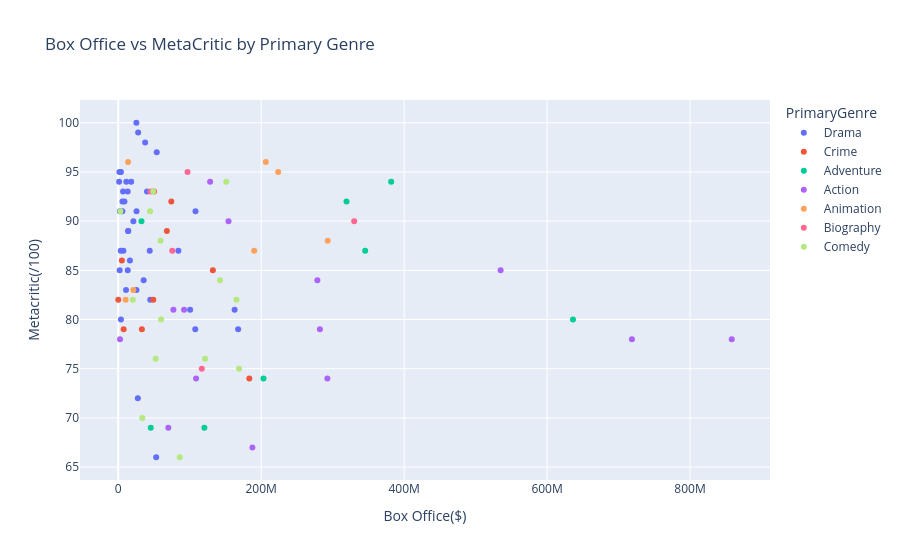

Notebook code for this chart:
### Code cell
# create scatter plot
fig = px.scatter(
    df_enriched,
    x="BoxOffice_clean",
    y="metacritic_clean",
    color="PrimaryGenre",
    hover_data=["Title", "Genre", "BoxOffice", "Runtime"],
    title="Box Office vs MetaCritic by Primary Genre",
    labels={"BoxOffice_clean": "Box Office($)", "metacritic_clean": "Metacritic(/100)"}
)

fig.show()

### Figure 1 — Plotly figure (JSON) as saved in the notebook; plotly's stock layout.template omitted (floating-point values rounded to 4 significant figures; data arrays with more than 128 entries replaced by an {"elided": "..."} marker saying what was removed)
{"data": [{"customdata": {"elided": "39x4 str values"}, "hovertemplate": "PrimaryGenre=Drama<br>Box Office($)=%{x}<br>Metacritic(/100)=%{y}<br>Title=%{customdata[0]}<br>Genre=%{customdata[1]}<br>BoxOffice=%{customdata[2]}<br>Runtime=%{customdata[3]}<extra></extra>", "legendgroup": "Drama", "marker": {"color": "#636efa", "symbol": "circle"}, "mode": "markers", "name": "Drama", "orientation": "v", "showlegend": true, "type": "scatter", "x": [53850000.0, 7220000.0, 40220000.0, 3511000.0, 27850000.0, 14000000.0, 100500000.0, 35550000.0, 3760000.0, 84110000.0, 5821000.0, 1659000.0, 18100000.0, 37650000.0, 21200000.0, 11330000.0, 44790000.0, 13840000.0, 8659000.0, 162800000.0, 108100000.0, 25540000.0, 44070000.0, 25570000.0, 2007000.0, 6774000.0, 1252000.0, 5904000.0, 13300000.0, 107800000.0, 25350000.0, 53090000.0, 167800000.0, 3767000.0, 16380000.0, 2352000.0, 13240000.0, 10870000.0, 27430000.0], "xaxis": "x", "y": [97.0, 87.0, 93.0, 87.0, 99.0, 89.0, 81.0, 84.0, 95.0, 87.0, 91.0, 95.0, 94.0, 98.0, 90.0, 94.0, 82.0, 89.0, 92.0, 81.0, 91.0, 83.0, 87.0, 91.0, 85.0, 93.0, 94.0, 92.0, 85.0, 79.0, 100.0, 66.0, 79.0, 80.0, 86.0, 91.0, 93.0, 83.0, 72.0], "yaxis": "y"}, {"customdata": [["No Country for Old Men", "Crime, Drama, Thriller", "$74,283,625", "122 min"], ["The Departed", "Crime, Drama, Thriller", "$132,399,394", "151 min"], ["City of God", "Crime, Drama", "$7,564,459", "130 min"], ["Zodiac", "Crime, Drama, Mystery", "$33,080,084", "157 min"], ["Memories of Murder", "Crime, Drama, Mystery", "$15,357", "132 min"], ["Ocean's Eleven", "Crime, Thriller", "$183,417,150", "116 min"], ["Uncut Gems", "Crime, Drama, Thriller", "$50,023,780", "135 min"], ["Michael Clayton", "Crime, Drama, Mystery", "$49,033,882", "119 min"], ["Anatomy of a Fall", "Crime, Drama, Thriller", "$5,076,369", "151 min"], ["Killers of the Flower Moon", "Crime, Drama, History", "$68,035,488", "206 min"]], "hovertemplate": "PrimaryGenre=Crime<br>Box Office($)=%{x}<br>Metacritic(/100)=%{y}<br>Title=%{customdata[0]}<br>Genre=%{customdata[1]}<br>BoxOffice=%{customdata[2]}<br>Runtime=%{customdata[3]}<extra></extra>", "legendgroup": "Crime", "marker": {"color": "#EF553B", "symbol": "circle"}, "mode": "markers", "name": "Crime", "orientation": "v", "showlegend": true, "type": "scatter", "x": [74280000.0, 132400000.0, 7564000.0, 33080000.0, 15360.0, 183400000.0, 50020000.0, 49030000.0, 5076000.0, 68040000.0], "xaxis": "x", "y": [92.0, 85.0, 79.0, 79.0, 82.0, 74.0, 93.0, 82.0, 86.0, 89.0], "yaxis": "y"}, {"customdata": [["Interstellar", "Adventure, Drama, Sci-Fi", "$203,227,580", "169 min"], ["Inglourious Basterds", "Adventure, Drama, War", "$120,540,719", "153 min"], ["The Lord of the Rings: The Fellowship of the Ring", "Adventure, Drama, Fantasy", "$319,372,078", "178 min"], ["The Lord of the Rings: The Return of the King", "Adventure, Drama, Fantasy", "$381,878,219", "201 min"], ["The Lord of the Rings: The Two Towers", "Adventure, Drama, Fantasy", "$345,518,923", "179 min"], ["Almost Famous", "Adventure, Comedy, Drama", "$32,534,850", "122 min"], ["O Brother, Where Art Thou?", "Adventure, Comedy, Crime", "$45,512,588", "107 min"], ["Barbie", "Adventure, Comedy, Fantasy", "$636,238,421", "114 min"]], "hovertemplate": "PrimaryGenre=Adventure<br>Box Office($)=%{x}<br>Metacritic(/100)=%{y}<br>Title=%{customdata[0]}<br>Genre=%{customdata[1]}<br>BoxOffice=%{customdata[2]}<br>Runtime=%{customdata[3]}<extra></extra>", "legendgroup": "Adventure", "marker": {"color": "#00cc96", "symbol": "circle"}, "mode": "markers", "name": "Adventure", "orientation": "v", "showlegend": true, "type": "scatter", "x": [203200000.0, 120500000.0, 319400000.0, 381900000.0, 345500000.0, 32530000.0, 45510000.0, 636200000.0], "xaxis": "x", "y": [74.0, 69.0, 92.0, 94.0, 87.0, 90.0, 69.0, 80.0], "yaxis": "y"}, {"customdata": [["The Dark Knight", "Action, Crime, Drama", "$534,987,076", "152 min"], ["Mad Max: Fury Road", "Action, Adventure, Sci-Fi", "$154,280,290", "120 min"], ["Everything Everywhere All at Once", "Action, Adventure, Comedy", "$77,191,785", "139 min"], ["Inception", "Action, Adventure, Sci-Fi", "$292,587,330", "148 min"], ["Dune: Part Two", "Action, Adventure, Drama", "$282,144,358", "166 min"], ["Gladiator", "Action, Adventure, Drama", "$187,705,427", "155 min"], ["Oldboy", "Action, Drama, Mystery", "$2,458,200", "120 min"], ["Kill Bill: Vol. 1", "Action, Crime, Thriller", "$70,099,045", "111 min"], ["Sinners", "Action, Drama, Horror", "$278,578,513", "137 min"], ["Blade Runner 2049", "Action, Drama, Mystery", "$92,071,675", "164 min"], ["Crouching Tiger, Hidden Dragon", "Action, Adventure, Drama", "$128,530,421", "120 min"], ["Dune: Part One", "Action, Adventure, Drama", "$108,897,830", "155 min"], ["Top Gun: Maverick", "Action, Drama", "$718,732,821", "130 min"], ["Avengers: Endgame", "Action, Adventure, Sci-Fi", "$858,373,000", "181 min"]], "hovertemplate": "PrimaryGenre=Action<br>Box Office($)=%{x}<br>Metacritic(/100)=%{y}<br>Title=%{customdata[0]}<br>Genre=%{customdata[1]}<br>BoxOffice=%{customdata[2]}<br>Runtime=%{customdata[3]}<extra></extra>", "legendgroup": "Action", "marker": {"color": "#ab63fa", "symbol": "circle"}, "mode": "markers", "name": "Action", "orientation": "v", "showlegend": true, "type": "scatter", "x": [535000000.0, 154300000.0, 77190000.0, 292600000.0, 282100000.0, 187700000.0, 2458000.0, 70100000.0, 278600000.0, 92070000.0, 128500000.0, 108900000.0, 718700000.0, 858400000.0], "xaxis": "x", "y": [85.0, 90.0, 81.0, 74.0, 79.0, 67.0, 78.0, 69.0, 84.0, 81.0, 94.0, 74.0, 78.0, 78.0], "yaxis": "y"}, {"customdata": [["Spirited Away", "Animation, Adventure, Family", "$13,750,644", "124 min"], ["Spider-Man: Into the Spider-Verse", "Animation, Action, Adventure", "$190,241,310", "117 min"], ["WALL·E", "Animation, Adventure, Family", "$223,808,164", "98 min"], ["Ratatouille", "Animation, Adventure, Comedy", "$206,445,654", "111 min"], ["Fantastic Mr. Fox", "Animation, Adventure, Comedy", "$21,002,919", "87 min"], ["Up", "Animation, Adventure, Comedy", "$293,004,164", "96 min"], ["Howl's Moving Castle", "Animation, Adventure, Family", "$10,352,604", "119 min"]], "hovertemplate": "PrimaryGenre=Animation<br>Box Office($)=%{x}<br>Metacritic(/100)=%{y}<br>Title=%{customdata[0]}<br>Genre=%{customdata[1]}<br>BoxOffice=%{customdata[2]}<br>Runtime=%{customdata[3]}<extra></extra>", "legendgroup": "Animation", "marker": {"color": "#FFA15A", "symbol": "circle"}, "mode": "markers", "name": "Animation", "orientation": "v", "showlegend": true, "type": "scatter", "x": [13750000.0, 190200000.0, 223800000.0, 206400000.0, 21000000.0, 293000000.0, 10350000.0], "xaxis": "x", "y": [96.0, 87.0, 95.0, 96.0, 83.0, 88.0, 82.0], "yaxis": "y"}, {"customdata": [["The Social Network", "Biography, Drama", "$96,962,694", "120 min"], ["Oppenheimer", "Biography, Drama, History", "$330,078,895", "180 min"], ["The Wolf of Wall Street", "Biography, Comedy, Crime", "$116,900,694", "180 min"], ["Spotlight", "Biography, Crime, Drama", "$45,055,776", "129 min"], ["Moneyball", "Biography, Drama, Sport", "$75,605,492", "133 min"]], "hovertemplate": "PrimaryGenre=Biography<br>Box Office($)=%{x}<br>Metacritic(/100)=%{y}<br>Title=%{customdata[0]}<br>Genre=%{customdata[1]}<br>BoxOffice=%{customdata[2]}<br>Runtime=%{customdata[3]}<extra></extra>", "legendgroup": "Biography", "marker": {"color": "#FF6692", "symbol": "circle"}, "mode": "markers", "name": "Biography", "orientation": "v", "showlegend": true, "type": "scatter", "x": [96960000.0, 330100000.0, 116900000.0, 45060000.0, 75610000.0], "xaxis": "x", "y": [95.0, 90.0, 75.0, 93.0, 87.0], "yaxis": "y"}, {"customdata": [["La La Land", "Comedy, Drama, Music", "$151,101,803", "128 min"], ["The Grand Budapest Hotel", "Comedy, Drama", "$59,301,324", "99 min"], ["The Royal Tenenbaums", "Comedy, Drama", "$52,364,010", "110 min"], ["Once Upon a Time... in Hollywood", "Comedy, Drama", "$142,502,728", "161 min"], ["Lost in Translation", "Comedy, Drama", "$44,585,453", "102 min"], ["Lady Bird", "Comedy, Drama", "$48,958,273", "94 min"], ["Little Miss Sunshine", "Comedy, Drama", "$59,891,098", "101 min"], ["Amélie", "Comedy, Romance", "$33,712,444", "122 min"], ["Superbad", "Comedy", "$121,463,226", "113 min"], ["The Worst Person in the World", "Comedy, Drama, Romance", "$3,034,775", "128 min"], ["Mean Girls", "Comedy", "$86,058,055", "97 min"], ["Bridesmaids", "Comedy", "$169,106,725", "125 min"], ["Knives Out", "Comedy, Crime, Drama", "$165,363,234", "130 min"], ["The Holdovers", "Comedy, Drama", "$20,355,375", "133 min"]], "hovertemplate": "PrimaryGenre=Comedy<br>Box Office($)=%{x}<br>Metacritic(/100)=%{y}<br>Title=%{customdata[0]}<br>Genre=%{customdata[1]}<br>BoxOffice=%{customdata[2]}<br>Runtime=%{customdata[3]}<extra></extra>", "legendgroup": "Comedy", "marker": {"color": "#B6E880", "symbol": "circle"}, "mode": "markers", "name": "Comedy", "orientation": "v", "showlegend": true, "type": "scatter", "x": [151100000.0, 59300000.0, 52360000.0, 142500000.0, 44590000.0, 48960000.0, 59890000.0, 33710000.0, 121500000.0, 3035000.0, 86060000.0, 169100000.0, 165400000.0, 20360000.0], "xaxis": "x", "y": [94.0, 88.0, 76.0, 84.0, 91.0, 93.0, 80.0, 70.0, 76.0, 91.0, 66.0, 75.0, 82.0, 82.0], "yaxis": "y"}], "layout": {"legend": {"title": {"text": "PrimaryGenre"}, "tracegroupgap": 0}, "title": {"text": "Box Office vs MetaCritic by Primary Genre"}, "xaxis": {"anchor": "y", "domain": [0, 1], "title": {"text": "Box Office($)"}}, "yaxis": {"anchor": "x", "domain": [0, 1], "title": {"text": "Metacritic(/100)"}}}}
